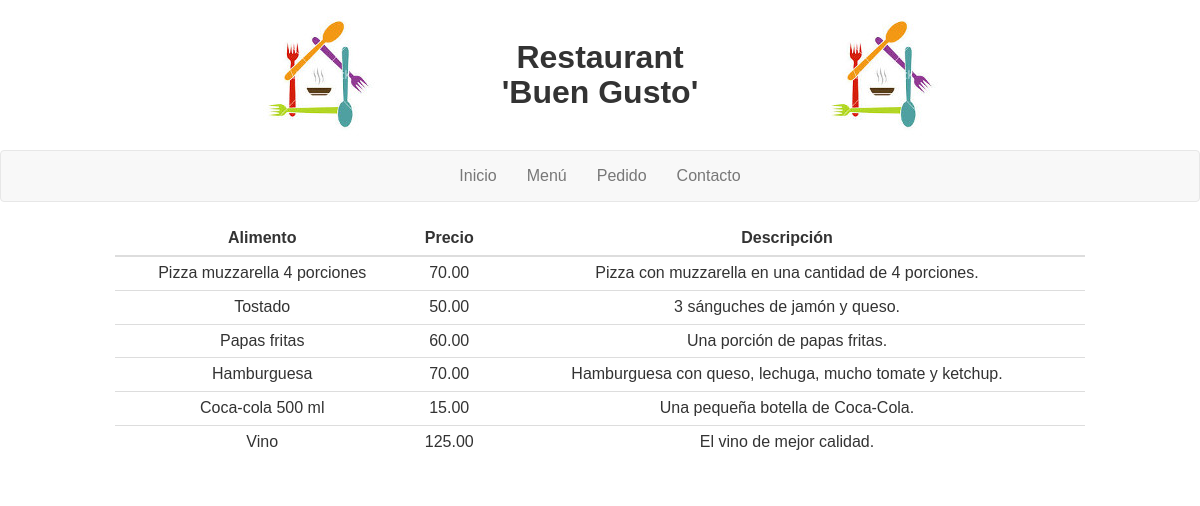
/index.php/menu_controller, run on the app's committed database.
### tables this page shows
CREATE TABLE `alimentos` (
  `id` int(11) NOT NULL AUTO_INCREMENT,
  `nombre` varchar(40) NOT NULL,
  `precio` decimal(6,2) NOT NULL,
  `descripcion` varchar(255) DEFAULT NULL,
  PRIMARY KEY (`id`)
);

### application/controllers/Menu_controller.php (called while the page is built, shortened)
<?php
class Menu_controller extends CI_Controller {
  public function __construct() {
    $this->load->model('Menu_model');
  }
  public function index() {
    $this->load->helper('url');
    $datos['menu'] = $this->Menu_model->get_menu();
    $this->load->view('cabecera_view');
    $this->load->view('menu_view', $datos);
    $this->load->view('pie_view');
  }
}

### index.php (called while the page is built, shortened)
<?php
require_once BASEPATH.'core/CodeIgniter.php';

### application/models/Menu_model.php (called while the page is built, shortened)
<?php
class Menu_model extends CI_Model {
  public function get_menu() {
    $query = $this->db->get('alimentos');
    return $query->result_array();
  }
}

### application/views/menu_view.php (the view)
<div class="container-fluid">
  <div class="row">
    <div class="col-sm-offset-1 col-sm-10 col-sm-offset-1">
      <table class="table table-condensed">
        <thead>
          <tr>
            <th class="text-center">Alimento</th>
            <th class="text-center">Precio</th>
            <th class="text-center">Descripción</th>
          </tr>
        </thead>
        <tbody>
          <?php
            foreach ($menu as $un_alimento) {
              echo '<tr>';
              echo '<td class="text-center">' . $un_alimento['nombre'] . '</td>';
              echo '<td class="text-center">' . $un_alimento['precio'] . '</td>';
              echo '<td class="text-center">' . $un_alimento['descripcion'] . '</td>';
              echo '</tr>';
            }
          ?>
        </tbody>
      </table>
    </div>
  </div>
</div>

### application/views/cabecera_view.php (shortened to what this page needs)
<!DOCTYPE html>
<html lang="es">
<head>
  <link rel="stylesheet" href="<?php echo base_url("bootstrap/css/bootstrap.css"); ?>" />
  <link rel="stylesheet" href="<?php echo base_url("css/estilos.css"); ?>" />
</head>
<body>
<div class="container">
  <div class="row">
    <div class="col-sm-4"><img id="logo1" src="<?php echo base_url('images/logo.jpg'); ?>"/></div>
    <div class="col-sm-4 alin-cen"><h1>Restaurant<br/>'Buen Gusto'</h1></div>
    <div class="col-sm-4"><img id="logo2" src="<?php echo base_url('images/logo.jpg'); ?>"/></div>
    </div>
  </div>
<nav class="navbar navbar-default">
  <div class="container-fluid">
    <ul class="nav navbar-nav">
      <li><a href="<?php echo site_url('Main_controller/index'); ?>">Inicio</a></li>
      <li><a href="<?php echo site_url('Menu_controller/index'); ?>">Menú</a></li>
      <li><a href="<?php echo site_url('Pedido_controller/index'); ?>">Pedido</a></li>
      <li><a href="<?php echo site_url('Contacto_controller/index'); ?>">Contacto</a></li>
    </ul>
  </div>
</nav>

### application/views/pie_view.php (shortened to what this page needs)
</body>
</html>

### css/estilos.css (style rules this page uses)
* { font-family: ubuntu, sans-serif; font-size: 16px; }
h1 { text-align: center; font-size: 32px; font-weight: bold; }
.alin-cen { padding-top: 20px; }
@media (min-width: 768px) { .navbar-nav { float: none; margin: 0 auto; display: table; table-layout: fixed; } }
#logo1 { float: right; }
#logo2 { float: left; }

### data on the page
alimentos: nombre "Pizza muzzarella 4 porciones", precio "70.00", descripcion "Pizza con muzzarella en una cantidad de 4 porciones."
alimentos: nombre "Tostado", precio "50.00", descripcion "3 sánguches de jamón y queso."
alimentos: nombre "Papas fritas", precio "60.00", descripcion "Una porción de papas fritas."
alimentos: nombre "Hamburguesa", precio "70.00", descripcion "Hamburguesa con queso, lechuga, mucho tomate y ketchup."
alimentos: nombre "Coca-cola 500 ml", precio "15.00", descripcion "Una pequeña botella de Coca-Cola."
alimentos: nombre "Vino", precio "125.00", descripcion "El vino de mejor calidad."
